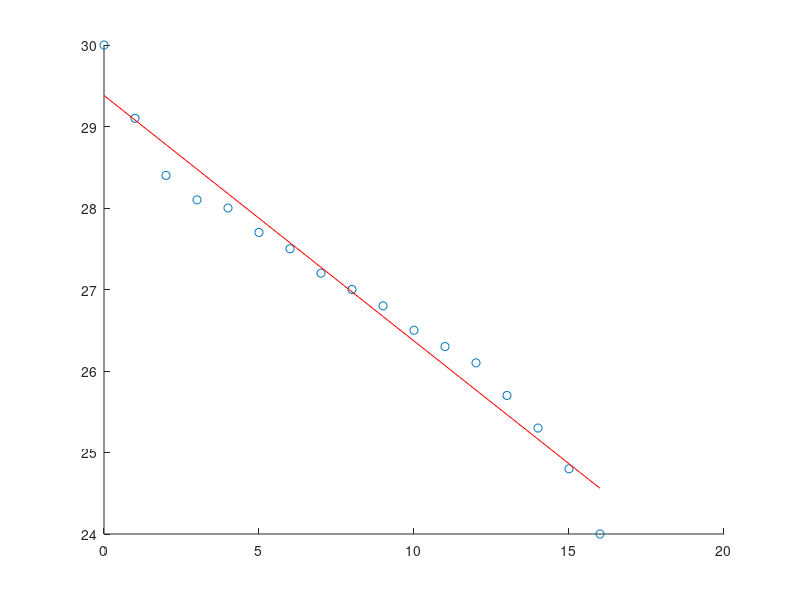

MATLAB code for this plot: (Note: this script raises an error after producing the figure.)
t=[0 1 2 3 4 5 6 7 8 9 10 11 12 13 14 15 16];
y=[30 29.1 28.4 28.1 28.0 27.7 27.5 27.2 27 26.8 26.5 26.3 26.1 25.7 25.3 24.8 24.0];
scatter(t,y);
p=polyfit(t,y,1);
x=[0:16];
hold on
yfit=polyval(p,x);
plot(x,yfit,'r');

%% expfit
x0=[500e-6 1000e-6 1500e-6 2000e-6 2375e-6];
y=[3.103e3 2.465e3 1.953e3 1.517e3 1.219e3];
z0=[1.55 2.47 2.93 3.03 2.89];
p=polyfit(x0,log(y),1 );
syms x 
z=x*exp(p(2)+p(1)*x);
t=linspace(500e-6,3000e-6,1000);
yfit=subs(z,x,t);
plot(t,yfit);
hold on 
plot(x0,z0,'or')

%% 
x=-2:0.4:2;
y=exp(-x.^2);
xs=-2:0.01:2;
ys=spline(x,y,xs);
yi=interp1(x,y,xs)
hold on
scatter(x,y);
plot(xs,yi);
plot(xs,ys);
axis square

%% medican
figure
t=[0.25 0.5 1 1.5 2 3 4 6 8];
c=[19.2 18.15 15.36 14.10 12.89 9.32 7.45 5.24 3.01];
scatter(t,c);
%scatter(t,log(c))


%% linprog
A=[1 1;1 1/4; 1 -1 ;-1/4 -1 ;-1 -1;-1 1];
b=[2 1 2 1 -1 2];
Aeq=[1 1/4];
beq=1/2;
f=[-1 -1/3];
xl=[-1 -0.5];
xu=[1.5 1.25];
options=optimoptions('linprog','algorithm','dual-simplex');
x=linprog(f,A,b,Aeq,beq,xl,xu,options);






